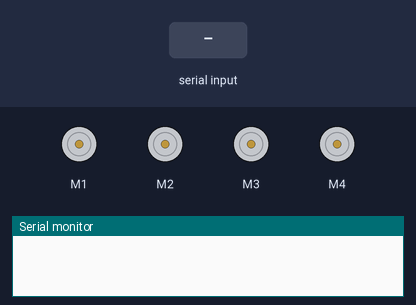
Bench run of a sketch on a simulated Arduino Uno, built with avr-gcc and run on an emulated ATmega328P. On the bench: 4 × DC motor (green arrow = forward, orange = backward, longer = faster), the last lines printed to the serial monitor. The test bench sets the inputs (shaded band).

Above: at 1.2 s.
1.3 s: "F" received over the second serial link
At 2.0 s:
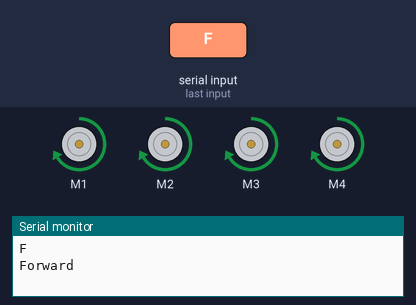
2.8 s: "B" received over the second serial link
At 3.1 s:
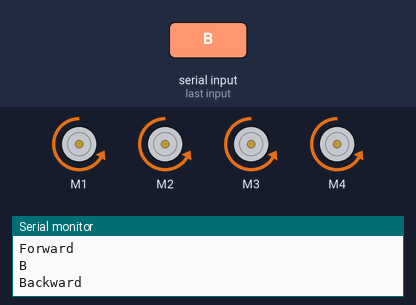
4.3 s: "R" received over the second serial link
At 5.5 s:
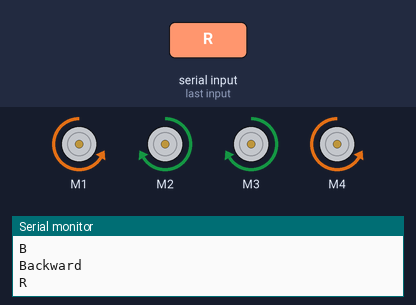
5.8 s: "L" received over the second serial link
At 6.6 s:
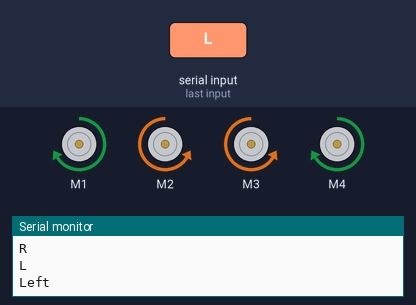
7.3 s: "S" received over the second serial link
At 7.8 s:
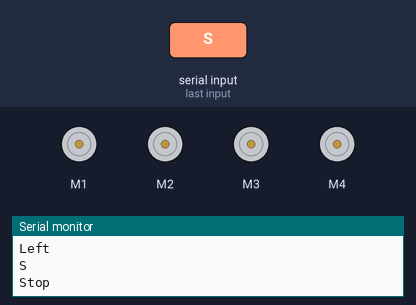
Timing chart, 0 to 10.3 s (numbered marks = the images above; inputs shaded):
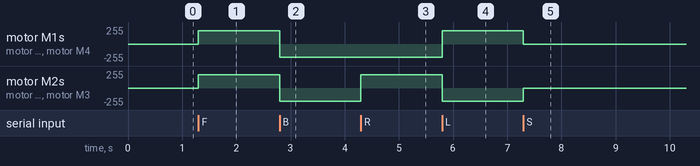

Measured:
- after the input at 1.3 s, motor M1–4: stopped → forward 200/255 at once
- after the input at 2.8 s, motor M1–4: forward 200/255 → backward 200/255 at once
- after the input at 4.3 s, motor M2, motor M3: backward 200/255 → forward 200/255 at once
- after the input at 5.8 s, motor M1, motor M4: backward 200/255 → forward 200/255 at once; motor M2, motor M3: forward 200/255 → backward 200/255 at once
- after the input at 7.3 s, motor M1, motor M4: forward 200/255 → stopped at once; motor M2, motor M3: backward 200/255 → stopped at once

The sketch:

bluetooth_controlled_robot1.ino.ino
```cpp
#include <AFMotor.h>
#include <SoftwareSerial.h>

// Define SoftwareSerial pins for HC-05
SoftwareSerial BT(10, 9);  // TX=10(1), RX=9(2)

// Motors
AF_DCMotor motorFRight(1);
AF_DCMotor motorFLeft(2);
AF_DCMotor motorBLeft(3);
AF_DCMotor motorBRight(4);
char command[10];      // buffer for incoming command
int index = 0;         // buffer index
int motorSpeed = 200;  // default speed (0-255)

// Motor helpers
void moveForward() {
  motorFRight.setSpeed(motorSpeed);
  motorFLeft.setSpeed(motorSpeed);
  motorBLeft.setSpeed(motorSpeed);
  motorBRight.setSpeed(motorSpeed);
  motorFRight.run(FORWARD);
  motorFLeft.run(FORWARD);
  motorBLeft.run(FORWARD);
  motorBRight.run(FORWARD);
}

void reverseRobot() {
  motorFRight.setSpeed(motorSpeed);
  motorFLeft.setSpeed(motorSpeed);
  motorBLeft.setSpeed(motorSpeed);
  motorBRight.setSpeed(motorSpeed);
  motorFRight.run(BACKWARD);
  motorFLeft.run(BACKWARD);
  motorBLeft.run(BACKWARD);
  motorBRight.run(BACKWARD);
}

void stopRobot() {
  motorFRight.run(RELEASE);
  motorFLeft.run(RELEASE);
  motorBLeft.run(RELEASE);
  motorBRight.run(RELEASE);
}

void turnLeftSmooth() {
  motorFRight.setSpeed(motorSpeed);
  motorFLeft.setSpeed(motorSpeed);
  motorBLeft.setSpeed(motorSpeed);
  motorBRight.setSpeed(motorSpeed);
  motorFRight.run(FORWARD);
  motorFLeft.run(BACKWARD);
  motorBLeft.run(BACKWARD);
  motorBRight.run(FORWARD);
}

void turnRightSmooth() {
  motorFRight.setSpeed(motorSpeed);
  motorFLeft.setSpeed(motorSpeed);
  motorBLeft.setSpeed(motorSpeed);
  motorBRight.setSpeed(motorSpeed);
  motorFRight.run(BACKWARD);
  motorFLeft.run(FORWARD);
  motorBLeft.run(FORWARD);
  motorBRight.run(BACKWARD);
}


void setup() {
  Serial.begin(9600);
  BT.begin(9600);
}

void loop() {

  // Read incoming Bluetooth commands
  while (BT.available() > 0) {
    char c = BT.read();
    Serial.println(c);
    switch (c) {
      case 'F':
        Serial.println("Forward");
        moveForward();
        break;
      case 'B':
        Serial.println("Backward");
        reverseRobot();
        break;
      case 'R':
        turnRightSmooth();
        break;
      case 'L':
        Serial.println("Left");
        turnLeftSmooth();
        break;
      case 'S':
        Serial.println("Stop");
        stopRobot();
        break;
      case '0':
        motorSpeed = 0;
        break;
      case '1':
        motorSpeed = 25;
        break;
      case '2':
        motorSpeed = 50;
        break;

      case '3':
        motorSpeed = 75;
        break;
      case '4':
        motorSpeed = 100;
        break;
      case '5':
        motorSpeed = 125;
        break;
      case '6':
        motorSpeed = 150;
        break;
      case '7':
        motorSpeed = 175;
        break;

      case '8':
        motorSpeed = 200;
        break;
      case '9':
        motorSpeed = 255;
        break;
    }
  }
}
```
